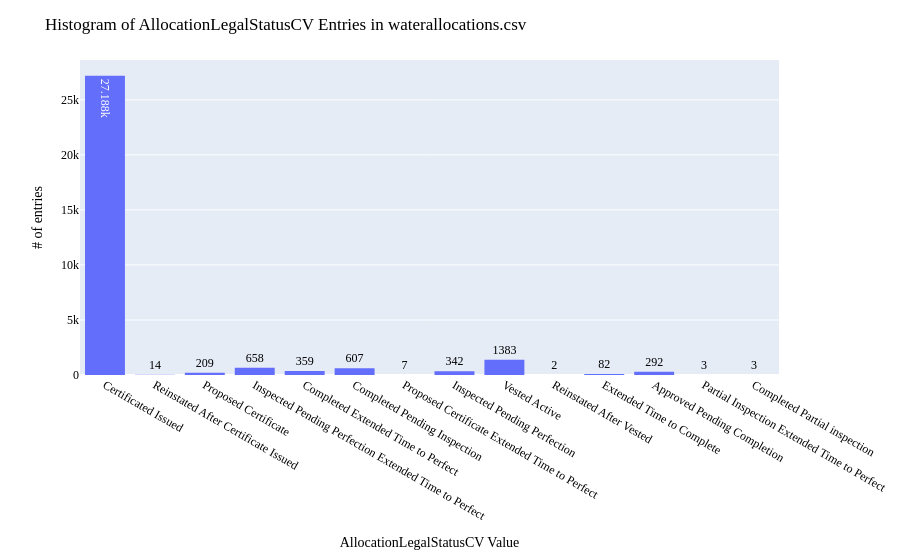

Write notebook code for a chart like this one.
### Code cell
# ---- AllocationLegalStatusCV: histogram distribution of WaDE values ----
print(dfaa.AllocationLegalStatusCV.value_counts())

fig = px.histogram(dfaa, x="AllocationLegalStatusCV", text_auto=True)
fig.update_layout(bargap=0.2,
                  title="Histogram of AllocationLegalStatusCV Entries in waterallocations.csv",
                  xaxis_title="AllocationLegalStatusCV Value",
                  yaxis_title="# of entries",
                  #legend_title="Legend Title",
                    font=dict(
                        family="Arial Bold",
                        size=12,
                        color="Black")
                 )
fig.show()
fig.write_image('figures/AllocationLegalStatusCV.png', engine="kaleido")

### Figure 1 — Plotly figure (JSON) as saved in the notebook; plotly's stock layout.template omitted (floating-point values rounded to 4 significant figures; data arrays with more than 128 entries replaced by an {"elided": "..."} marker saying what was removed)
{"data": [{"bingroup": "x", "hovertemplate": "AllocationLegalStatusCV=%{x}<br>count=%{y}<extra></extra>", "legendgroup": "", "marker": {"color": "#636efa", "pattern": {"shape": ""}}, "name": "", "orientation": "v", "showlegend": false, "texttemplate": "%{value}", "type": "histogram", "x": {"elided": "31149 str values"}, "xaxis": "x", "yaxis": "y"}], "layout": {"bargap": 0.2, "barmode": "relative", "font": {"color": "Black", "family": "Arial Bold", "size": 12}, "legend": {"tracegroupgap": 0}, "margin": {"t": 60}, "title": {"text": "Histogram of AllocationLegalStatusCV Entries in waterallocations.csv"}, "xaxis": {"anchor": "y", "domain": [0, 1], "title": {"text": "AllocationLegalStatusCV Value"}}, "yaxis": {"anchor": "x", "domain": [0, 1], "title": {"text": "# of entries"}}}}
